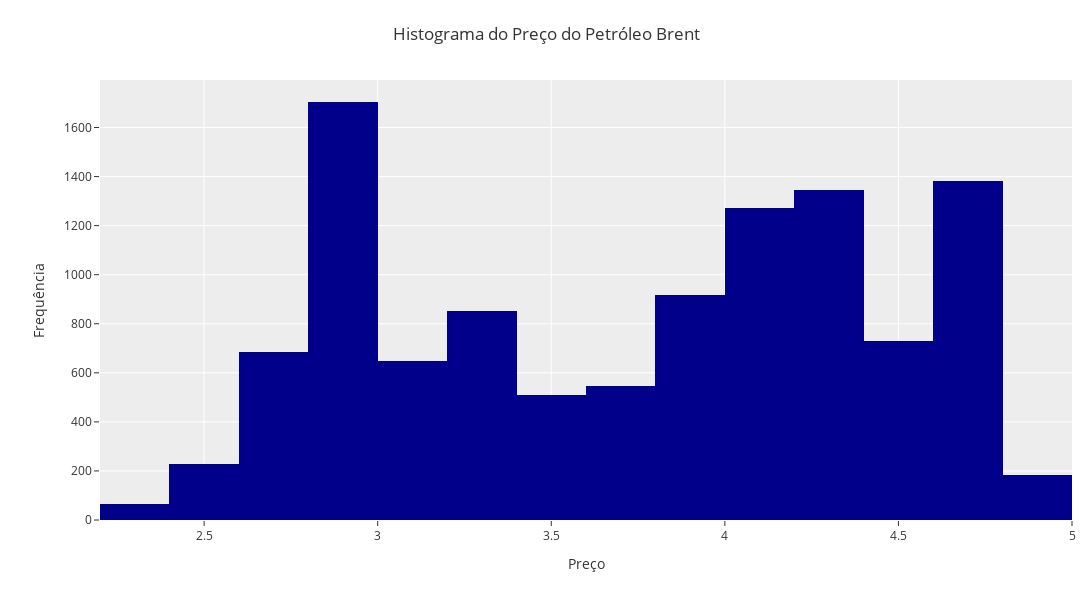

The notebook cell saved with this chart:
### Code cell
df_log = np.log(df_eda)

fig = px.histogram(
    data_frame=df_log, 
    x='preco', 
    nbins=20,
    template=template,
    color_discrete_sequence=['#00008B']
)
fig.update_layout(
    title='Histograma do Preço do Petróleo Brent',
    xaxis_title='Preço',
    yaxis_title='Frequência',
    width=1600, 
    height=600,
    margin=dict(l=100, r=20, t=80, b=80)
)
fig.show()

### Figure 1 — Plotly figure (JSON) as saved in the notebook; plotly's stock layout.template omitted (floating-point values rounded to 4 significant figures; data arrays with more than 128 entries replaced by an {"elided": "..."} marker saying what was removed)
{"data": [{"alignmentgroup": "True", "bingroup": "x", "hovertemplate": "preco=%{x}<br>count=%{y}<extra></extra>", "legendgroup": "", "marker": {"color": "#00008B", "pattern": {"shape": ""}}, "name": "", "nbinsx": 20, "offsetgroup": "", "orientation": "v", "showlegend": false, "type": "histogram", "x": {"elided": "11069 float values"}, "xaxis": "x", "yaxis": "y"}], "layout": {"barmode": "relative", "height": 600, "legend": {"tracegroupgap": 0}, "margin": {"b": 80, "l": 100, "r": 20, "t": 80}, "title": {"text": "Histograma do Preço do Petróleo Brent"}, "width": 1600, "xaxis": {"anchor": "y", "domain": [0, 1], "title": {"text": "Preço"}}, "yaxis": {"anchor": "x", "domain": [0, 1], "title": {"text": "Frequência"}}}}
